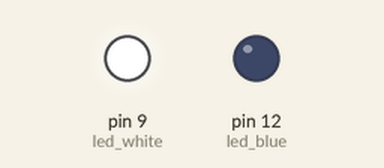
This sketch was run on a simulated Arduino Uno, built with avr-gcc and run on an emulated ATmega328P. Shown: output pins drawn as LEDs (lit = HIGH).

Above: at 0.5 s.
At 2.5 s:
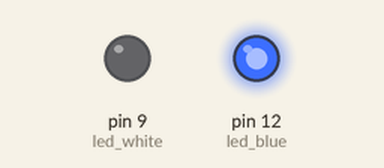
At 3.5 s:
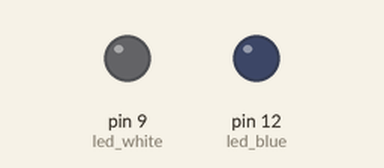
Timing chart, 0 to 5.2 s (numbered marks = the images above):
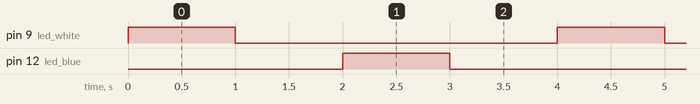

Measured:
- by itself, pin 9 (led_white), pin 12 (led_blue): alternates HIGH for 1.0 s and LOW for 3.0 s
- by itself, everything shown: repeats every 4.0 s, in 4 steps

The sketch:

sketch_sep27c.ino
```cpp
int led_blue = 12;
int led_white = 9;


void setup() {
  // initialize the digital pin as an output.
  pinMode(led_white, OUTPUT);
  pinMode(led_blue, OUTPUT);
}

// the loop routine runs over and over again forever:
void loop() {
  digitalWrite(led_white, HIGH);   // turn the LED on (HIGH is the voltage level)
  delay(1000);               // wait for a second
  digitalWrite(led_white, LOW);    // turn the LED off by making the voltage LOW
  delay(1000);               // wait for a second
  digitalWrite(led_blue, HIGH);   // turn the LED on (HIGH is the voltage level)
  delay(1000);               // wait for a second
  digitalWrite(led_blue, LOW);    // turn the LED off by making the voltage LOW
  delay(1000);               // wait for a second
}
```
